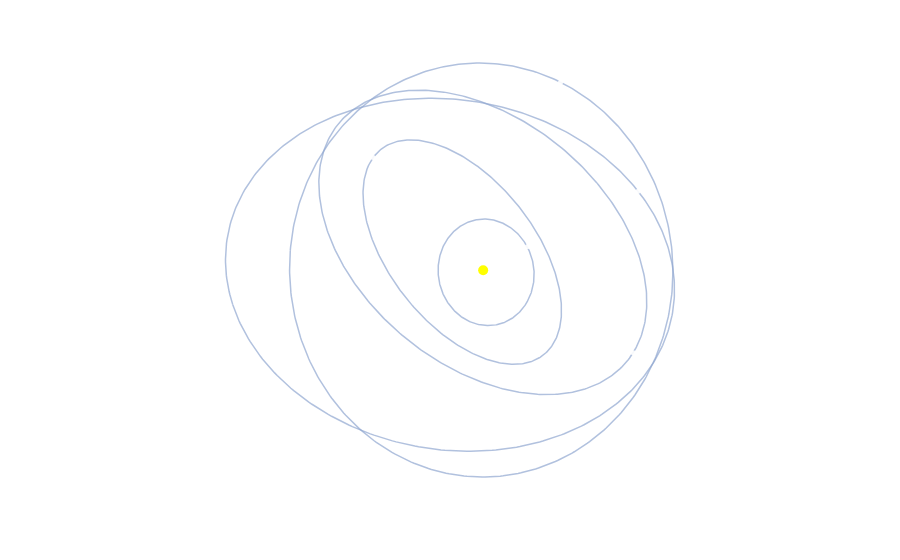

Here is the notebook cell this chart was saved with:
### Markdown cell above
2D plots can also be single panelled if the user prefers. `plotly_2d` takes an argument for `panel` (singular this time) that can be one of XY / XZ / YZ. All other parts of plotting stay the same!

### Code cell
fig2d = plotly_2D(lines, conic, orbit_pos=orbit_pos, plot_sun=True, panel="XY", return_fig=True)
fig2d

### Figure 1 — Plotly figure (JSON) as saved in the notebook; plotly's stock layout.template omitted (floating-point values rounded to 4 significant figures; data arrays with more than 128 entries replaced by an {"elided": "..."} marker saying what was removed)
{"data": [{"hovertemplate": "Obj-00<br>e: 0.0100<br>i: 22.25°<br>Ω: 272.91°<br>ω: 81.81°<extra></extra>", "line": {"color": "rgba(144,167,209,0.7)", "width": 1.5}, "meta": {"kind": "Centaur"}, "mode": "lines", "name": "Obj-00", "showlegend": false, "type": "scatter", "x": {"elided": "400 float values"}, "xaxis": "x", "y": {"elided": "400 float values"}, "yaxis": "y"}, {"hovertemplate": "Obj-01<br>e: 0.2192<br>i: 55.61°<br>Ω: 127.63°<br>ω: 199.65°<extra></extra>", "line": {"color": "rgba(144,167,209,0.7)", "width": 1.5}, "meta": {"kind": "JFC"}, "mode": "lines", "name": "Obj-01", "showlegend": false, "type": "scatter", "x": {"elided": "400 float values"}, "xaxis": "x", "y": {"elided": "400 float values"}, "yaxis": "y"}, {"hovertemplate": "Obj-02<br>e: 0.1526<br>i: 38.63°<br>Ω: 349.45°<br>ω: 22.97°<extra></extra>", "line": {"color": "rgba(144,167,209,0.7)", "width": 1.5}, "meta": {"kind": "Centaur"}, "mode": "lines", "name": "Obj-02", "showlegend": false, "type": "scatter", "x": {"elided": "400 float values"}, "xaxis": "x", "y": {"elided": "400 float values"}, "yaxis": "y"}, {"hovertemplate": "Obj-03<br>e: 0.1975<br>i: 49.37°<br>Ω: 321.52°<br>ω: 297.95°<extra></extra>", "line": {"color": "rgba(144,167,209,0.7)", "width": 1.5}, "meta": {"kind": "Other"}, "mode": "lines", "name": "Obj-03", "showlegend": false, "type": "scatter", "x": {"elided": "400 float values"}, "xaxis": "x", "y": {"elided": "400 float values"}, "yaxis": "y"}, {"hovertemplate": "Obj-04<br>e: 0.0720<br>i: 26.60°<br>Ω: 280.22°<br>ω: 227.40°<extra></extra>", "line": {"color": "rgba(144,167,209,0.7)", "width": 1.5}, "meta": {"kind": "MBA"}, "mode": "lines", "name": "Obj-04", "showlegend": false, "type": "scatter", "x": {"elided": "400 float values"}, "xaxis": "x", "y": {"elided": "400 float values"}, "yaxis": "y"}, {"customdata": [["61000.00000", "2025 Nov 2"], ["61000.00000", "2025 Nov 2"], ["61000.00000", "2025 Nov 2"], ["61000.00000", "2025 Nov 2"], ["61000.00000", "2025 Nov 2"]], "hovertemplate": "%{text}<br>@ MJD %{customdata[0]}<br>(%{customdata[1]})<extra></extra>", "marker": {"color": "rgba(255,255,255,0.9)", "size": 5}, "meta": {"kind": "epoch"}, "mode": "markers", "showlegend": false, "text": ["Obj-00", "Obj-01", "Obj-02", "Obj-03", "Obj-04"], "type": "scatter", "x": [3.598, -5.117, 7.205, 6.974, 2.049], "xaxis": "x", "y": [8.74, 5.236, 3.671, -3.836, 1.092], "yaxis": "y"}, {"marker": {"color": "yellow", "size": 10}, "mode": "markers", "name": "Sun", "showlegend": false, "type": "scatter", "x": [0.0], "xaxis": "x", "y": [0.0], "yaxis": "y"}], "layout": {"autosize": true, "font": {"color": "white"}, "hoverdistance": 0, "hovermode": "closest", "margin": {"b": 60, "l": 60, "r": 60, "t": 40}, "paper_bgcolor": "rgba(0,0,0,0)", "plot_bgcolor": "rgba(0,0,0,0)", "xaxis": {"anchor": "y", "domain": [0, 1], "gridcolor": "rgba(255,255,255,0.08)", "showgrid": true, "title": {"text": "X [AU]"}}, "yaxis": {"anchor": "x", "domain": [0, 1], "gridcolor": "rgba(255,255,255,0.08)", "scaleanchor": "x", "scaleratio": 1, "showgrid": true, "title": {"text": "Y [AU]"}}}}
